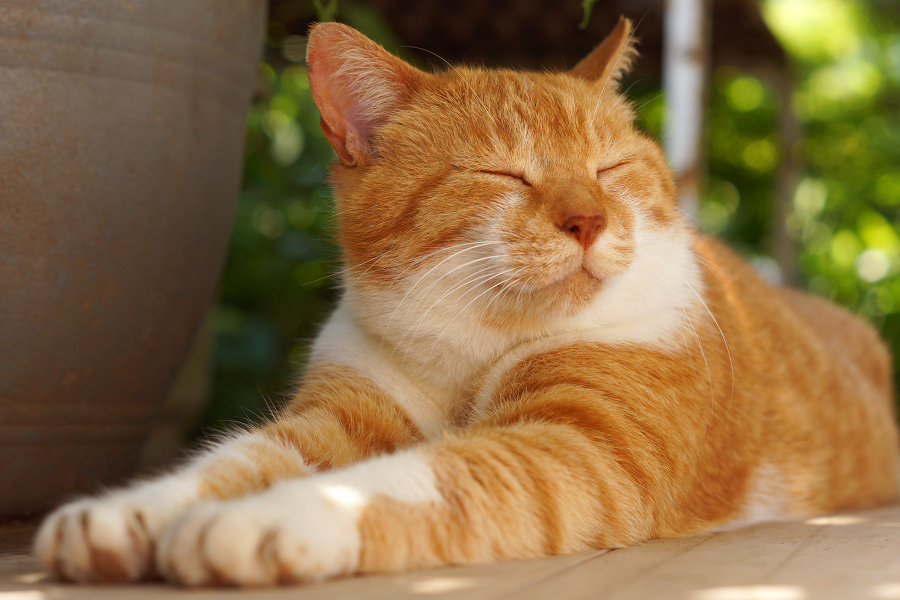
#> input picture p/1.jpg, 1800 x 1200 px (shown at 1/2 size)
$ python transformations.py
#> lines starting #> are read from the running program, lines starting #| are printed output that depends on the picture
import cv2 as cv
import numpy as np

img = cv.imread("p/1.jpg")
#> img is the input picture: shape (1200, 1800, 3); mean B, G, R 69.4, 110.1, 139.3
cv.imshow('img',img)

#resize

resized = cv.resize(img,(500,500),interpolation=cv.INTER_AREA)
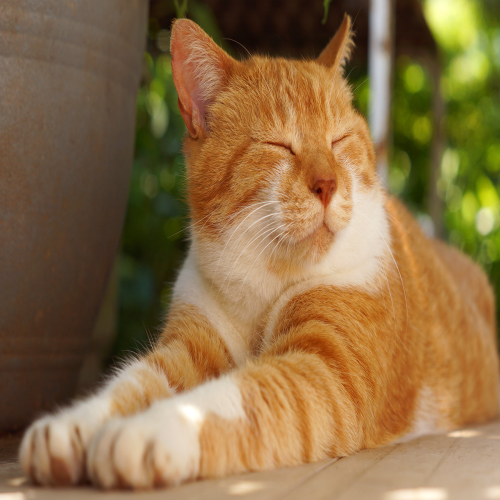
#> resized: shape (500, 500, 3); mean B, G, R 69.4, 110.1, 139.3
cv.imshow('resized',resized)

#flip

flip = cv.flip(resized,1)
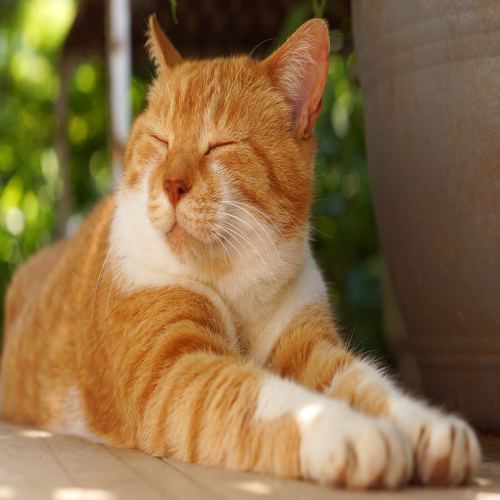
#> flip: shape (500, 500, 3); mean B, G, R 69.4, 110.1, 139.3
cv.imshow('flip',flip)

#crop

cropped = resized[0:200,0:500]
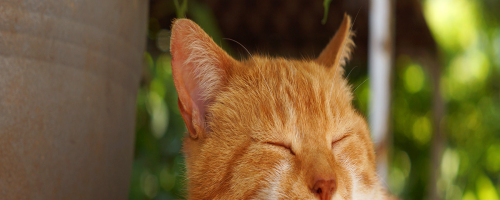
#> cropped: shape (200, 500, 3); mean B, G, R 52.8, 94.7, 115.8
cv.imshow('cropped',cropped)

#rotate

def img_rotation(img,angle,rotpoint=None):
#> called with angle = 45
    height,width = img.shape[:2]
#> height = 500; width = 500
    if  rotpoint == None:
        rotpoint = (width//2,height//2)
#> rotpoint = (250, 250)
    dim = (height,width)
#> dim = (500, 500)
    rotate = cv.getRotationMatrix2D(rotpoint,angle,1)
    return cv.warpAffine(img,rotate,dim)
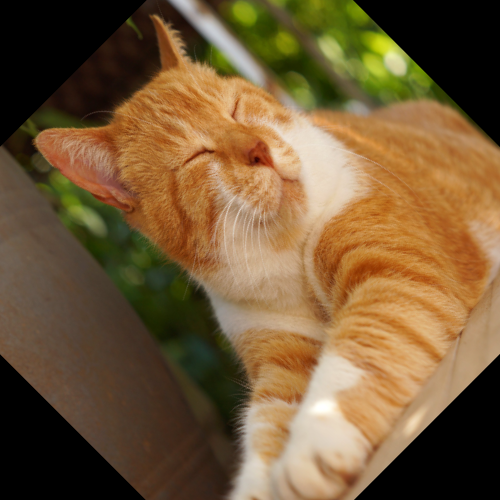
#> returned value: shape (500, 500, 3); mean of channels 0, 1, 2 55.5, 89.8, 115.9; drawn as B, G, R

rotated = img_rotation(resized,45)
cv.imshow('rotated',rotated)

#transitions

def transitions(img,x,y):
#> called with x = 100, y = -100
    transmat = np.float32([[1,0,x],[0,1,y]])
    height,width = img.shape[:2]
#> height = 500; width = 500
    dim = (height,width)
#> dim = (500, 500)
    return cv.warpAffine(img,transmat,dim)
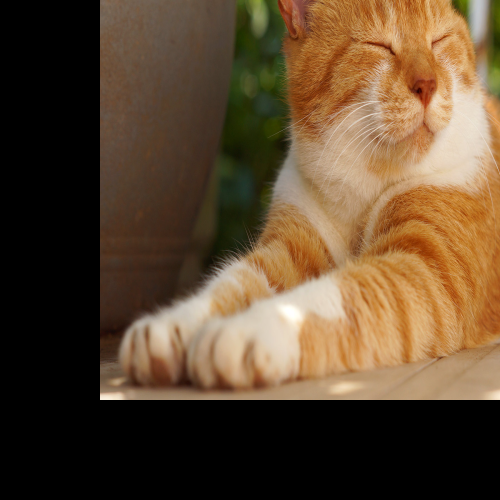
#> returned value: shape (500, 500, 3); mean of channels 0, 1, 2 48.2, 71.8, 93.3; drawn as B, G, R

#-x = left
# x = right
# -y = up
# y = down

tran = transitions(resized,100,-100)
cv.imshow('move',tran)

cv.waitKey(0)

$ run again, with p/2.jpg copied over p/1.jpg
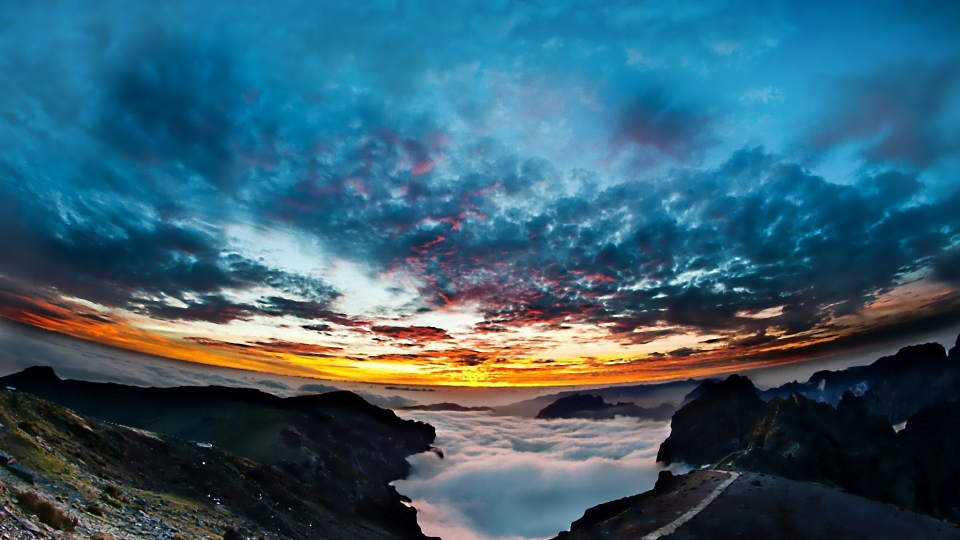
#> input picture p/2.jpg, 1920 x 1080 px (shown at 1/2 size)
#> img is the input picture: shape (1080, 1920, 3); mean B, G, R 112, 94.4, 56
#> `cropped = resized[0:200,0:500]`:
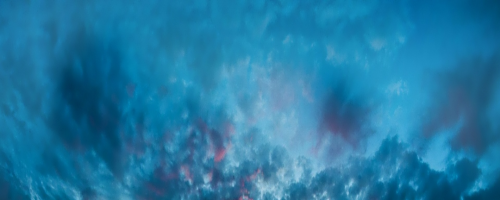
#> cropped: shape (200, 500, 3); mean B, G, R 164, 122.4, 33.9
#> in transitions, `return cv.warpAffine(img,transmat,dim)`:
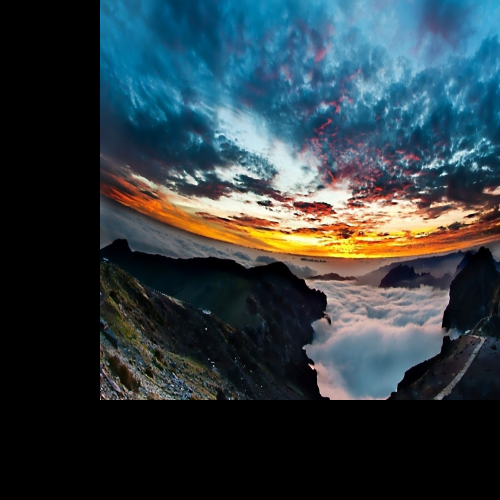
#> returned value: shape (500, 500, 3); mean of channels 0, 1, 2 66.5, 60.5, 46.9; drawn as B, G, R

$ run again, with p/4.jpg copied over p/1.jpg
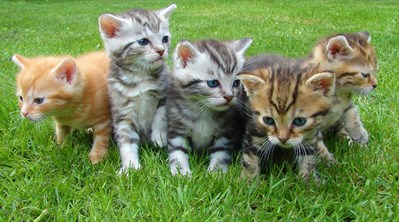
#> input picture p/4.jpg, 399 x 222 px
#> img is the input picture: shape (222, 399, 3); mean B, G, R 82.3, 139.3, 116.2
#> `cropped = resized[0:200,0:500]`:
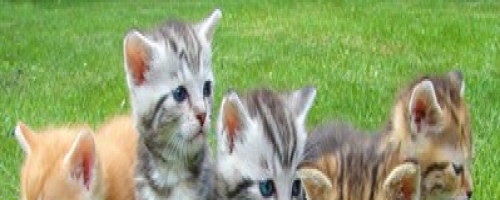
#> cropped: shape (200, 500, 3); mean B, G, R 107, 162.2, 143.7
#> in transitions, `return cv.warpAffine(img,transmat,dim)`:
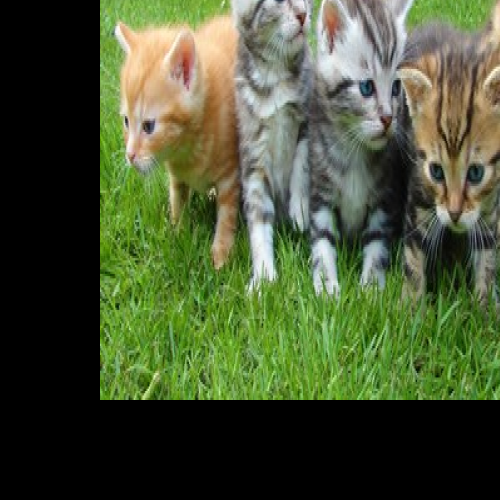
#> returned value: shape (500, 500, 3); mean of channels 0, 1, 2 53, 84.3, 73.2; drawn as B, G, R
